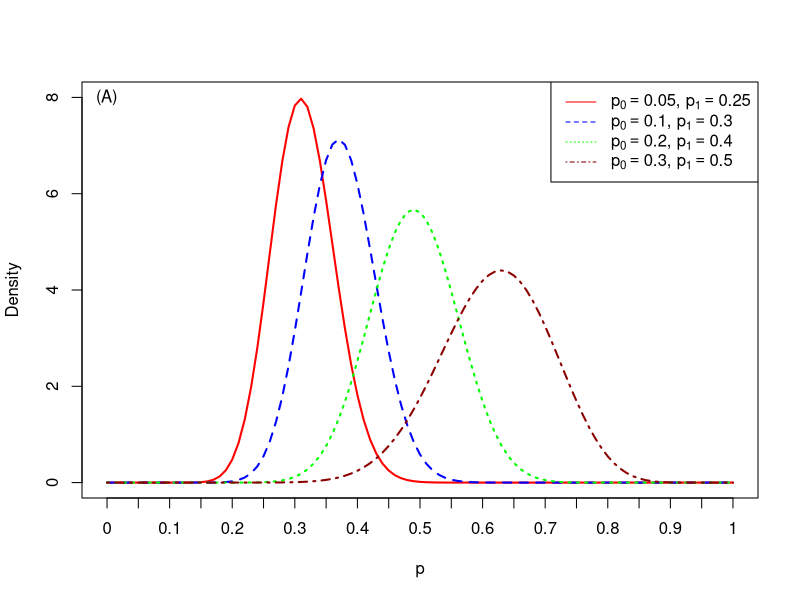
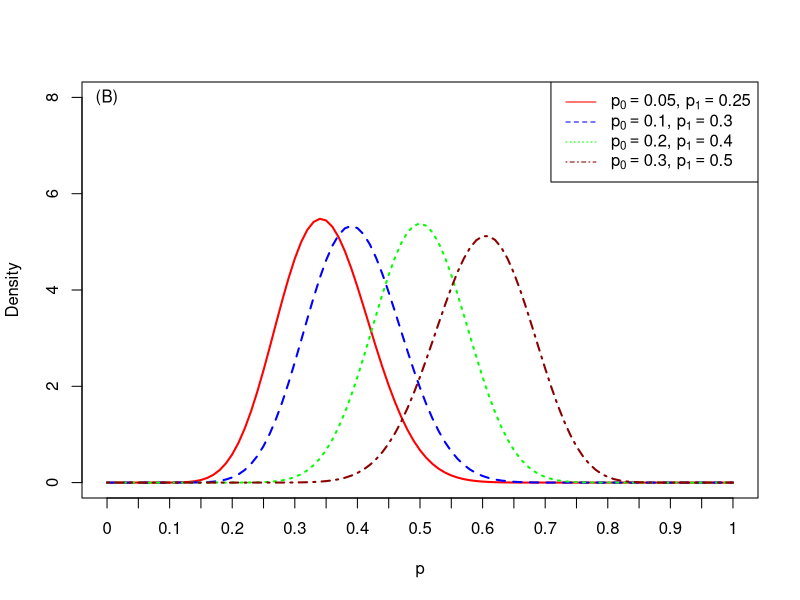

Reproduce these figures in R, in order.
library(magrittr)
post.f <- function(r, n){
  ff <- function(x){dbeta(x, 1+r, 1+n-r)}
  ff
}

# bBET
f1 <- post.f(26, 84)
f2 <- post.f(27, 73)
f3 <- post.f(24, 49)
f4 <- post.f(17, 27)
jpeg(file="bBET.jpg")
curve(f1, 0, 1, lty=1, col="red", lwd=2, xlab="p", ylab="Density", xaxt="n", ylim=c(0, 8))
curve(f2, 0, 1, lty=2, col="blue", lwd=2, add=TRUE)
curve(f3, 0, 1, lty=3, col="green", lwd=2, add=TRUE)
curve(f4, 0, 1, lty=4, col="dark red", lwd=2, add=TRUE)

ex1 <- expression(paste(p[0]==0.05, ", ", p[1]==0.25))
ex2 <- expression(paste(p[0]==0.1, ", ", p[1]==0.3))
ex3 <- expression(paste(p[0]==0.2, ", ", p[1]==0.4))
ex4 <- expression(paste(p[0]==0.3, ", ", p[1]==0.5))
axis(1, seq(0, 1, 0.05), seq(0, 1, 0.05))
text(0, 8, labels="(A)")
legend("topright", c(ex1, ex2, ex3, ex4), lty=1:4, col=c("red", "blue", "green", "dark red"))
dev.off()


# delta-bBET
f1 <- post.f(14, 41)
f2 <- post.f(16, 41)
f3 <- post.f(22, 44)
f4 <- post.f(23, 38)

jpeg(file="delta-bBET.jpg")
curve(f1, 0, 1, lty=1, col="red", lwd=2, xlab="p", ylab="Density", xaxt="n", ylim=c(0, 8))
curve(f2, 0, 1, lty=2, col="blue", lwd=2, add=TRUE)
curve(f3, 0, 1, lty=3, col="green", lwd=2, add=TRUE)
curve(f4, 0, 1, lty=4, col="dark red", lwd=2, add=TRUE)

ex1 <- expression(paste(p[0]==0.05, ", ", p[1]==0.25))
ex2 <- expression(paste(p[0]==0.1, ", ", p[1]==0.3))
ex3 <- expression(paste(p[0]==0.2, ", ", p[1]==0.4))
ex4 <- expression(paste(p[0]==0.3, ", ", p[1]==0.5))
axis(1, seq(0, 1, 0.05), seq(0, 1, 0.05))
text(0, 8, labels="(B)")
legend("topright", c(ex1, ex2, ex3, ex4), lty=1:4, col=c("red", "blue", "green", "dark red"))
dev.off()
